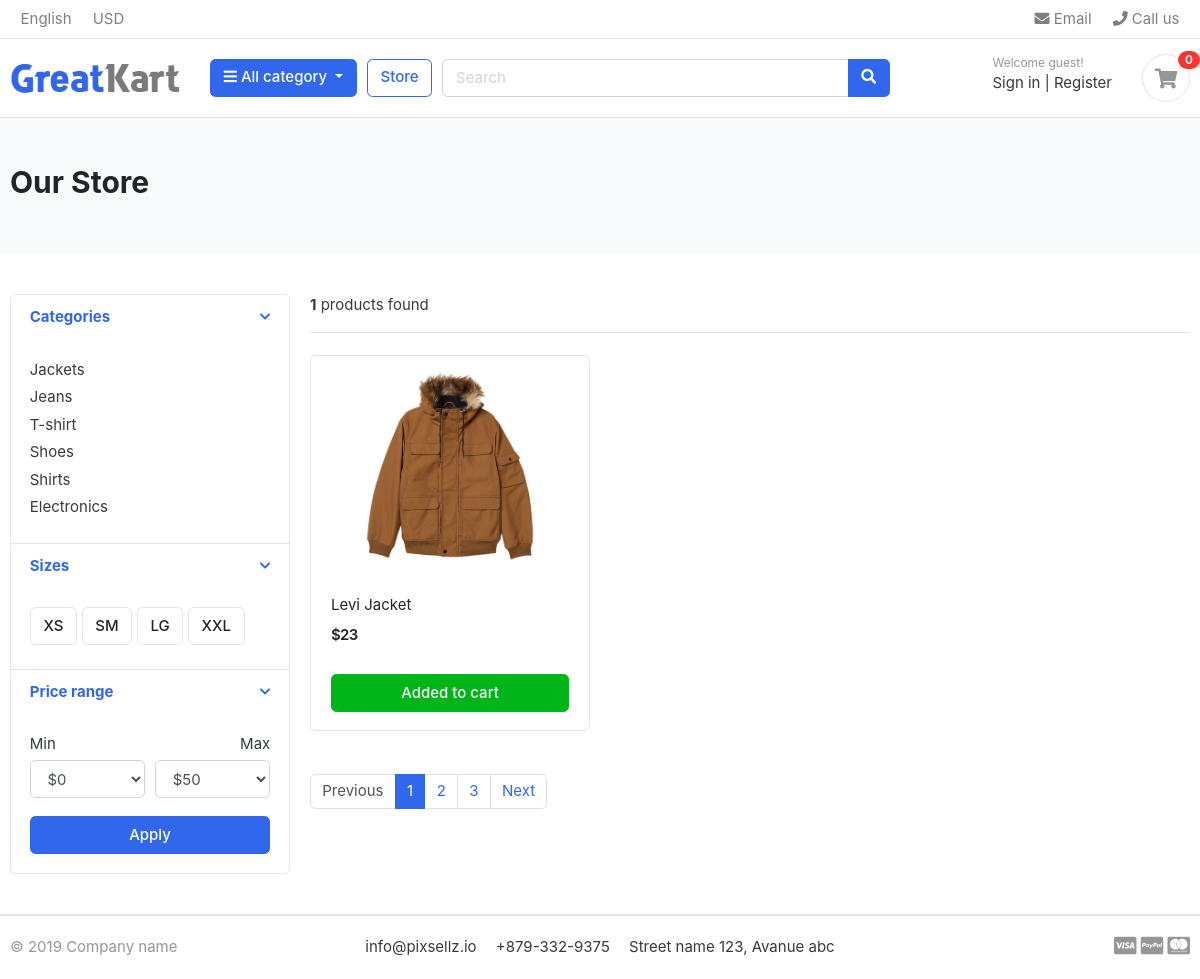
The page /store/jackets/ on the database its author committed.
### store/models.py (models this page shows, shortened)
class Category(models.Model):
    cat_name = models.CharField(
        verbose_name='category name', max_length=50, unique=True)
    slug = models.SlugField(max_length=100, unique=True)
    description = models.TextField(max_length=255)
    cat_image = models.ImageField(
        upload_to='photos/categories', verbose_name='Category Image', blank=True)
    class Meta:
        verbose_name = 'Category'
        verbose_name_plural = "Categories"

class Product(models.Model):
    product_name = models.CharField(max_length=200, unique=True, null=True)
    slug = models.SlugField(max_length=100, unique=True, null=True)
    description = models.TextField(max_length=500, blank=True, null=True)
    price = models.IntegerField(null=True)
    images = models.ImageField(upload_to='photos/products', null=True)
    stock = models.IntegerField(null=True)
    is_available = models.BooleanField(default=True)
    category = models.ForeignKey(Category, on_delete=models.CASCADE, null=True)
    created_date = models.DateTimeField(auto_now_add=True, null=True)
    modified_date = models.DateTimeField(auto_now=True, null=True)
    class Meta:
        verbose_name = 'Product'
        verbose_name_plural = "Products"

### store/views.py (the view)
# urls.py: path('store/', include('store.urls')),
def store(request, category_slug=None):
    categories = None
    products = None
    if category_slug != None:
        categories = get_object_or_404(Category, slug=category_slug)
        products = Product.objects.filter(
            category=categories, is_available=True)
        product_count = products.count()
    else:
        products = Product.objects.all().filter(is_available=True)
        product_count = products.count()
    context = {
        "products": products,
        "products_count": product_count
    }
    return render(request, 'store/store.html', context)

### store/context_processors.py (called while the page is built)
def category(request):
    links = Category.objects.all()
    return dict(category_links=links)

### store/templates/store/store.html (shortened to what this page needs)
{% extends 'store/base.html' %} {% block content %} {% load static %}
<section class="section-pagetop bg">
  <div class="container">
    <h2 class="title-page">Our Store</h2>
  </div>
</section>
<section class="section-content padding-y">
  <div class="container">
    <div class="row">
      <aside class="col-md-3">
        <div class="card">
          <article class="filter-group">
            <header class="card-header">
              <a
                href="#"
                data-toggle="collapse"
                data-target="#collapse_1"
                aria-expanded="true"
                class=""
              >
                <i class="icon-control fa fa-chevron-down"></i>
                <h6 class="title">Categories</h6>
              </a>
            </header>
            <div class="filter-content collapse show" id="collapse_1" style="">
              <div class="card-body">
                <ul class="list-menu">
                  {% for category in category_links %}
                  <li>
                    <a
                      href="{% url 'store:products_by_category' category.slug %}"
                      >{{category.cat_name}}</a
                    >
                  </li>
                  {% endfor %}
                </ul>
              </div>
            </div>
          </article>
          <article class="filter-group">
            <header class="card-header">
              <a
                href="#"
                data-toggle="collapse"
                data-target="#collapse_4"
                aria-expanded="true"
                class=""
              >
                <i class="icon-control fa fa-chevron-down"></i>
                <h6 class="title">Sizes</h6>
              </a>
            </header>
            <div class="filter-content collapse show" id="collapse_4" style="">
              <div class="card-body">
                <label class="checkbox-btn">
                  <span class="btn btn-light"> XS </span>
                </label>
                <label class="checkbox-btn">
                  <span class="btn btn-light"> SM </span>
                </label>
                <label class="checkbox-btn">
                  <span class="btn btn-light"> LG </span>
                </label>
                <label class="checkbox-btn">
                  <span class="btn btn-light"> XXL </span>
                </label>
              </div>
            </div>
          </article>
          <article class="filter-group">
            <header class="card-header">
              <a
                href="#"
                data-toggle="collapse"
                data-target="#collapse_3"
                aria-expanded="true"
                class=""
              >
                <i class="icon-control fa fa-chevron-down"></i>
                <h6 class="title">Price range</h6>
              </a>
            </header>
            <div class="filter-content collapse show" id="collapse_3" style="">
              <div class="card-body">
                <div class="form-row">
                  <div class="form-group col-md-6">
                    <label>Min</label>
                    <select class="mr-2 form-control">
                      <option value="0">$0</option>
                    </select>
                  </div>
                  <div class="form-group text-right col-md-6">
                    <label>Max</label>
                    <select class="mr-2 form-control">
                      <option value="50">$50</option>
                    </select>
                  </div>
                </div>
                <button class="btn btn-block btn-primary">Apply</button>
              </div>
            </div>
          </article>
        </div>
      </aside>
      <main class="col-md-9">
        <header class="border-bottom mb-4 pb-3">
          <div class="form-inline">
            <span class="mr-md-auto">
              <b>{{products_count}}</b> products found
            </span>
          </div>
        </header>
        <div class="row">
          {% for product in products %}
          <div class="col-md-4">
            <figure class="card card-product-grid">
              <div class="img-wrap">
                <img src="{{product.images.url}}" />
              </div>
              <figcaption class="info-wrap">
                <div class="fix-height">
                  <a href="" class="title">{{product.product_name}}</a>
                  <div class="price-wrap mt-2">
                    <span class="price">${{product.price}}</span>
                  </div>
                </div>
                <a href="#" class="btn btn-block btn-success">Added to cart </a>
              </figcaption>
            </figure>
          </div>
          {% endfor %}
        </div>
        <nav class="mt-4" aria-label="Page navigation sample">
          <ul class="pagination">
            <li class="page-item disabled">
              <a class="page-link" href="#">Previous</a>
            </li>
            <li class="page-item active">
              <a class="page-link" href="#">1</a>
            </li>
            <li class="page-item"><a class="page-link" href="#">2</a></li>
            <li class="page-item"><a class="page-link" href="#">3</a></li>
            <li class="page-item"><a class="page-link" href="#">Next</a></li>
          </ul>
        </nav>
      </main>
    </div>
  </div>
</section>
{% endblock %}

### store/static/store/css/ui.css (style rules this page uses)
html { font-family: "Inter", sans-serif; font-size: 15px; }
.img-wrap { text-align: center; display: block; }
.img-wrap img { max-width: 100%; }
.price-wrap { letter-spacing: -0.7px; }
.padding-y { padding-top: 40px; padding-bottom: 40px; }
figure { margin-bottom: 0; }
article:after, .form-group:after { display: block; clear: both; content: ""; }
.bg { background-color: #f8f9fa; }
.title-page { color: #212529; }
.btn-light { background-color: #fff; border-color: #e4e4e4; }
[class*=list-] li:after { visibility: hidden; display: block; content: ""; overflow: hidden; height: 0; clear: both; }
.list-menu { list-style: none; margin: 0; padding-left: 0; }
.list-menu li { margin-bottom: 5px; }
.list-menu a { color: #343a40; }
[class*=card-product] a.title { color: #212529; display: block; }
[class*=card-product] .img-wrap { overflow: hidden; position: relative; }
[class*=card-product] .img-wrap img { height: 100%; max-width: 100%; width: auto; display: inline-block; -o-object-fit: cover; object-fit: cover; }
.card-product-grid { margin-bottom: 20px; }
.card-product-grid .img-wrap { border-radius: 0.2rem 0.2rem 0 0; height: 220px; }
.card-product-grid .info-wrap { overflow: hidden; padding: 18px 20px; }
.card-product-grid .fix-height { height: 80px; overflow: hidden; }
.card .img-wrap { overflow: hidden; }
.price { font-weight: 600; color: #212529; }
.icon-control { margin-top: 5px; float: right; font-size: 80%; }
.card-header .title { margin-bottom: 0; line-height: 1.5; }
.filter-group { border-bottom: 1px solid #e4e4e4; }
.filter-group .card-header { border-bottom: 0; }
.filter-group:last-child { border-bottom: 0; }
.checkbox-btn { position: relative; }
.section-pagetop { padding: 45px 0; }

### rows shown on the page
Category: cat_name "Jackets"
Category: cat_name "Jeans"
Category: cat_name "T-shirt"
Category: cat_name "Shoes"
Category: cat_name "Shirts"
Category: cat_name "Electronics"
Product: images (picture), product_name "Levi Jacket", price "23"

### other values the page prints
{{ products_count }} "1"
